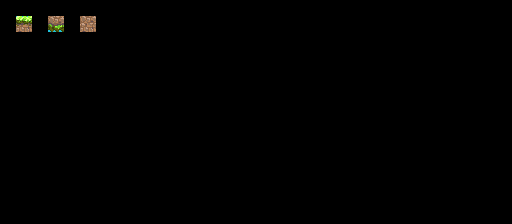

A 2D game scene composited from a Tiled map and its tileset images. What follows is a short description and the map's XML, with every tile layer's data as written:
An orthogonal 32x14 tile map with 16x16 px tiles, 2 tile layers (Regions, Input_World), 2 hidden layers not drawn.

<map version="1.0" orientation="orthogonal" renderorder="right-down" width="32" height="14" tilewidth="16" tileheight="16" nextobjectid="21">
 <properties>
  <property name="NoOverlappingRules" value="1" />
 </properties>
 <tileset firstgid="1" name="MyTiles" tilewidth="16" tileheight="16" tilecount="160">
  <image source="MyTiles.png" width="160" height="256" />
  <terraintypes>
   <terrain name="Air" tile="0" />
   <terrain name="Block" tile="21" />
   <terrain name="Spikes" tile="53" />
  </terraintypes>
  <tile id="0" terrain="0,0,0,0" />
  <tile id="10" terrain="0,0,0,1" />
  <tile id="11" terrain="0,0,1,1" />
  <tile id="12" terrain="0,0,1,1" />
  <tile id="13" terrain="0,0,1,0" />
  <tile id="20" terrain="0,1,0,1" />
  <tile id="21" terrain="1,1,1,1" />
  <tile id="22" terrain="1,1,1,1" />
  <tile id="23" terrain="1,0,1,0" />
  <tile id="30" terrain="0,1,0,0" />
  <tile id="31" terrain="1,1,0,0" />
  <tile id="32" terrain="1,1,0,0" />
  <tile id="33" terrain="1,0,0,0" />
  <tile id="40" terrain="1,1,1,0" />
  <tile id="41" terrain="1,1,0,1" />
  <tile id="50" terrain="1,0,1,1" />
  <tile id="51" terrain="0,1,1,1" />
 </tileset>
 <layer name="Regions" width="32" height="14">
  <data encoding="csv">
0,0,0,0,0,0,0,0,0,0,0,0,0,0,0,0,0,0,0,0,0,0,0,0,0,0,0,0,0,0,0,0,
0,10,0,10,0,10,0,0,0,0,0,0,0,0,0,0,0,0,0,0,0,0,0,0,0,0,0,0,0,0,0,0,
0,0,0,0,0,0,0,0,0,0,0,0,0,0,0,0,0,0,0,0,0,0,0,0,0,0,0,0,0,0,0,0,
0,0,0,0,0,0,0,0,0,0,0,0,0,0,0,0,0,0,0,0,0,0,0,0,0,0,0,0,0,0,0,0,
0,0,0,0,0,0,0,0,0,0,0,0,0,0,0,0,0,0,0,0,0,0,0,0,0,0,0,0,0,0,0,0,
0,0,0,0,0,0,0,0,0,0,0,0,0,0,0,0,0,0,0,0,0,0,0,0,0,0,0,0,0,0,0,0,
0,0,0,0,0,0,0,0,0,0,0,0,0,0,0,0,0,0,0,0,0,0,0,0,0,0,0,0,0,0,0,0,
0,0,0,0,0,0,0,0,0,0,0,0,0,0,0,0,0,0,0,0,0,0,0,0,0,0,0,0,0,0,0,0,
0,0,0,0,0,0,0,0,0,0,0,0,0,0,0,0,0,0,0,0,0,0,0,0,0,0,0,0,0,0,0,0,
0,0,0,0,0,0,0,0,0,0,0,0,0,0,0,0,0,0,0,0,0,0,0,0,0,0,0,0,0,0,0,0,
0,0,0,0,0,0,0,0,0,0,0,0,0,0,0,0,0,0,0,0,0,0,0,0,0,0,0,0,0,0,0,0,
0,0,0,0,0,0,0,0,0,0,0,0,0,0,0,0,0,0,0,0,0,0,0,0,0,0,0,0,0,0,0,0,
0,0,0,0,0,0,0,0,0,0,0,0,0,0,0,0,0,0,0,0,0,0,0,0,0,0,0,0,0,0,0,0,
0,0,0,0,0,0,0,0,0,0,0,0,0,0,0,0,0,0,0,0,0,0,0,0,0,0,0,0,0,0,0,0
</data>
 </layer>
 <layer name="Input_World" width="32" height="14">
  <data encoding="csv">
0,0,0,0,0,0,0,0,0,0,0,0,0,0,0,0,0,0,0,0,0,0,0,0,0,0,0,0,0,0,0,0,
0,12,0,32,0,22,0,0,0,0,0,0,0,0,0,0,0,0,0,0,0,0,0,0,0,0,0,0,0,0,0,0,
0,0,0,0,0,0,0,0,0,0,0,0,0,0,0,0,0,0,0,0,0,0,0,0,0,0,0,0,0,0,0,0,
0,0,0,0,0,0,0,0,0,0,0,0,0,0,0,0,0,0,0,0,0,0,0,0,0,0,0,0,0,0,0,0,
0,0,0,0,0,0,0,0,0,0,0,0,0,0,0,0,0,0,0,0,0,0,0,0,0,0,0,0,0,0,0,0,
0,0,0,0,0,0,0,0,0,0,0,0,0,0,0,0,0,0,0,0,0,0,0,0,0,0,0,0,0,0,0,0,
0,0,0,0,0,0,0,0,0,0,0,0,0,0,0,0,0,0,0,0,0,0,0,0,0,0,0,0,0,0,0,0,
0,0,0,0,0,0,0,0,0,0,0,0,0,0,0,0,0,0,0,0,0,0,0,0,0,0,0,0,0,0,0,0,
0,0,0,0,0,0,0,0,0,0,0,0,0,0,0,0,0,0,0,0,0,0,0,0,0,0,0,0,0,0,0,0,
0,0,0,0,0,0,0,0,0,0,0,0,0,0,0,0,0,0,0,0,0,0,0,0,0,0,0,0,0,0,0,0,
0,0,0,0,0,0,0,0,0,0,0,0,0,0,0,0,0,0,0,0,0,0,0,0,0,0,0,0,0,0,0,0,
0,0,0,0,0,0,0,0,0,0,0,0,0,0,0,0,0,0,0,0,0,0,0,0,0,0,0,0,0,0,0,0,
0,0,0,0,0,0,0,0,0,0,0,0,0,0,0,0,0,0,0,0,0,0,0,0,0,0,0,0,0,0,0,0,
0,0,0,0,0,0,0,0,0,0,0,0,0,0,0,0,0,0,0,0,0,0,0,0,0,0,0,0,0,0,0,0
</data>
 </layer>
 <layer name="Output1_World" width="32" height="14" visible="0">
  <data encoding="csv">
0,0,0,0,0,0,0,0,0,0,0,0,0,0,0,0,0,0,0,0,0,0,0,0,0,0,0,0,0,0,0,0,
0,12,0,32,0,22,0,0,0,0,0,0,0,0,0,0,0,0,0,0,0,0,0,0,0,0,0,0,0,0,0,0,
0,0,0,0,0,0,0,0,0,0,0,0,0,0,0,0,0,0,0,0,0,0,0,0,0,0,0,0,0,0,0,0,
0,0,0,0,0,0,0,0,0,0,0,0,0,0,0,0,0,0,0,0,0,0,0,0,0,0,0,0,0,0,0,0,
0,0,0,0,0,0,0,0,0,0,0,0,0,0,0,0,0,0,0,0,0,0,0,0,0,0,0,0,0,0,0,0,
0,0,0,0,0,0,0,0,0,0,0,0,0,0,0,0,0,0,0,0,0,0,0,0,0,0,0,0,0,0,0,0,
0,0,0,0,0,0,0,0,0,0,0,0,0,0,0,0,0,0,0,0,0,0,0,0,0,0,0,0,0,0,0,0,
0,0,0,0,0,0,0,0,0,0,0,0,0,0,0,0,0,0,0,0,0,0,0,0,0,0,0,0,0,0,0,0,
0,0,0,0,0,0,0,0,0,0,0,0,0,0,0,0,0,0,0,0,0,0,0,0,0,0,0,0,0,0,0,0,
0,0,0,0,0,0,0,0,0,0,0,0,0,0,0,0,0,0,0,0,0,0,0,0,0,0,0,0,0,0,0,0,
0,0,0,0,0,0,0,0,0,0,0,0,0,0,0,0,0,0,0,0,0,0,0,0,0,0,0,0,0,0,0,0,
0,0,0,0,0,0,0,0,0,0,0,0,0,0,0,0,0,0,0,0,0,0,0,0,0,0,0,0,0,0,0,0,
0,0,0,0,0,0,0,0,0,0,0,0,0,0,0,0,0,0,0,0,0,0,0,0,0,0,0,0,0,0,0,0,
0,0,0,0,0,0,0,0,0,0,0,0,0,0,0,0,0,0,0,0,0,0,0,0,0,0,0,0,0,0,0,0
</data>
 </layer>
 <layer name="Output2_World" width="32" height="14" visible="0">
  <data encoding="csv">
0,0,0,0,0,0,0,0,0,0,0,0,0,0,0,0,0,0,0,0,0,0,0,0,0,0,0,0,0,0,0,0,
0,13,0,33,0,23,0,0,0,0,0,0,0,0,0,0,0,0,0,0,0,0,0,0,0,0,0,0,0,0,0,0,
0,0,0,0,0,0,0,0,0,0,0,0,0,0,0,0,0,0,0,0,0,0,0,0,0,0,0,0,0,0,0,0,
0,0,0,0,0,0,0,0,0,0,0,0,0,0,0,0,0,0,0,0,0,0,0,0,0,0,0,0,0,0,0,0,
0,0,0,0,0,0,0,0,0,0,0,0,0,0,0,0,0,0,0,0,0,0,0,0,0,0,0,0,0,0,0,0,
0,0,0,0,0,0,0,0,0,0,0,0,0,0,0,0,0,0,0,0,0,0,0,0,0,0,0,0,0,0,0,0,
0,0,0,0,0,0,0,0,0,0,0,0,0,0,0,0,0,0,0,0,0,0,0,0,0,0,0,0,0,0,0,0,
0,0,0,0,0,0,0,0,0,0,0,0,0,0,0,0,0,0,0,0,0,0,0,0,0,0,0,0,0,0,0,0,
0,0,0,0,0,0,0,0,0,0,0,0,0,0,0,0,0,0,0,0,0,0,0,0,0,0,0,0,0,0,0,0,
0,0,0,0,0,0,0,0,0,0,0,0,0,0,0,0,0,0,0,0,0,0,0,0,0,0,0,0,0,0,0,0,
0,0,0,0,0,0,0,0,0,0,0,0,0,0,0,0,0,0,0,0,0,0,0,0,0,0,0,0,0,0,0,0,
0,0,0,0,0,0,0,0,0,0,0,0,0,0,0,0,0,0,0,0,0,0,0,0,0,0,0,0,0,0,0,0,
0,0,0,0,0,0,0,0,0,0,0,0,0,0,0,0,0,0,0,0,0,0,0,0,0,0,0,0,0,0,0,0,
0,0,0,0,0,0,0,0,0,0,0,0,0,0,0,0,0,0,0,0,0,0,0,0,0,0,0,0,0,0,0,0
</data>
 </layer>
</map>
